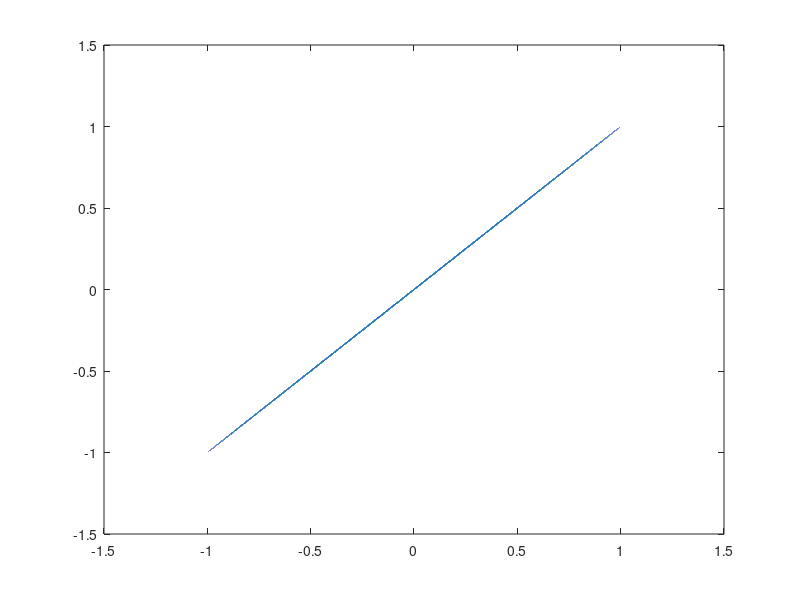

Reproduce this figure in MATLAB.
clear; clf; hold off; n=0; h=0.0001;
% Constantes del Sistema
 m1=1; l=1; k1=m1*l^2;
% Constantes para cambiar
 m2=1; n=1; k2=m2*n^2;
% Condiciones Iniciales
x = 1; vx = 0; y = 1; vy = 0;
ax = -k1*x/m1;  
ay = -k2*y/m2; 
tfin=100; n=0;
% Inicio de la Simulacion
px(1)=x; py(1)=y;
for t=0:h:tfin
    n  = n+1;
    ax =-k1*x/m1;
    vx = vx + ax*h;
    x  = x  + vx*h;
    ay =-k2*y/m2;
    vy = vy + ay*h;
    y  = y  + vy*h;
    px(n+1)=x;
    py(n+1)=y;
end
plot(px,py)